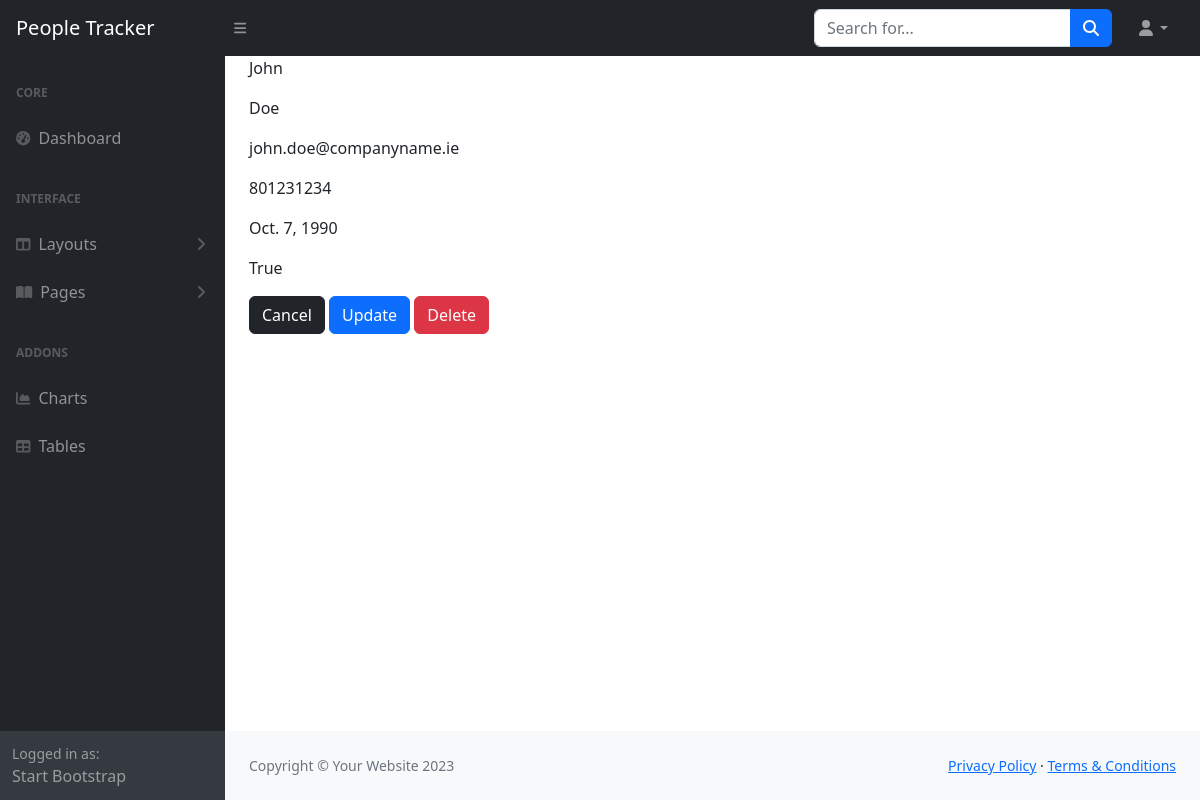
The page /people_management/people/1/ on the database as committed earlier.
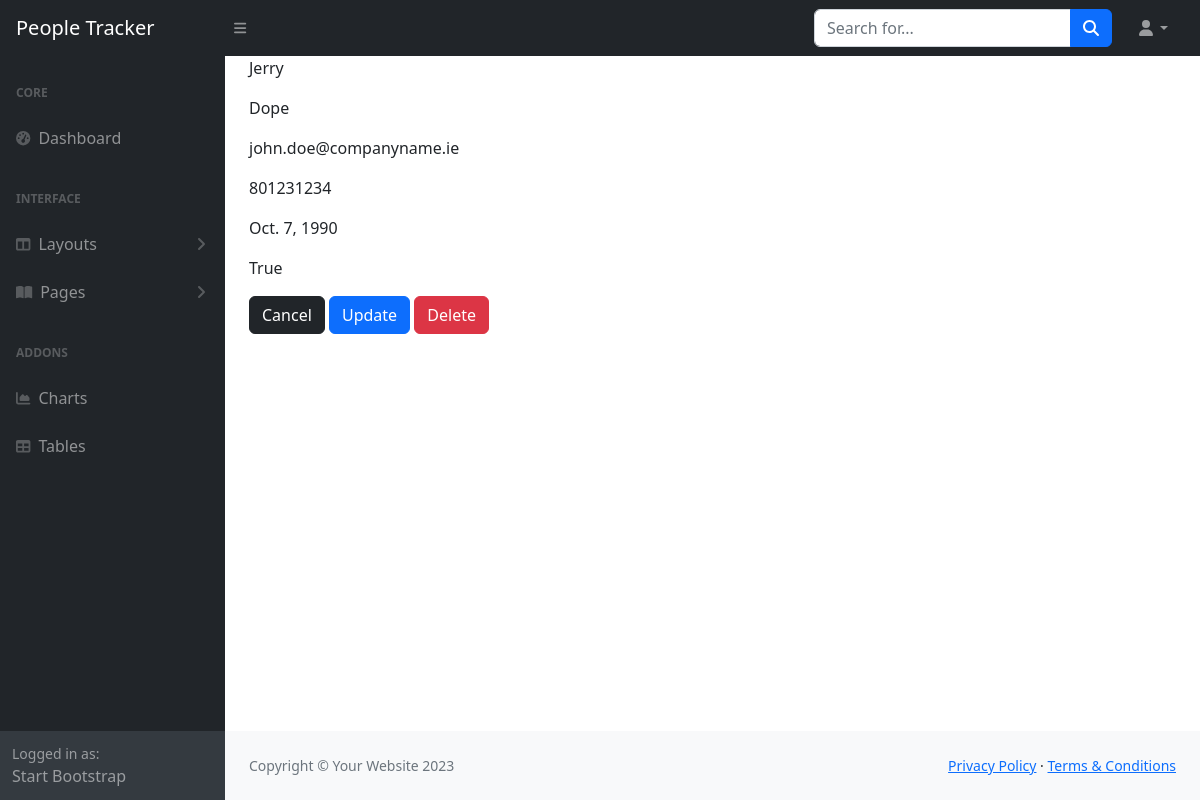
The same page on the database as committed later.
### people_management/models.py (models this page shows, shortened)
class Person(models.Model):
    first_name = models.CharField(max_length = 50)
    last_name = models.CharField(max_length = 50)
    email = models.EmailField(max_length = 255)
    phone_number = models.IntegerField()
    date_of_birth = models.DateField()
    active = models.BooleanField(default=False)

### people_management/views.py (the view)
# urls.py: path('people/<int:pk>/', views.ViewPersonDetails.as_view(), name='view_person'),
class ViewPersonDetails(DetailView):
    model = Person
    context_object_name = 'person'

### people_management/templates/people_management/person_detail.html
{% extends 'dashboard/base.html'%}
{% block content %}
    <p>{{person.first_name}}</p>
    <p>{{person.last_name}}</p>
    <p>{{person.email}}</p>
    <p>{{person.phone_number}}</p>
    <p>{{person.date_of_birth}}</p>
    <p>{{person.active}}</p>
    <a href="{% url 'people' %}" class='btn btn-dark'>Cancel</a>
    <a href="{% url 'update_person' pk=person.id %}" class='btn btn-primary'>Update</a>
    <a href="{% url 'delete_person' pk=person.id %}" class='btn btn-danger'>Delete</a>
{% endblock %}

Rows that differ between the two databases and show on the page:
changed Person "john.doe@companyname.ie": first_name "John" → "Jerry"; last_name "Doe" → "Dope"
